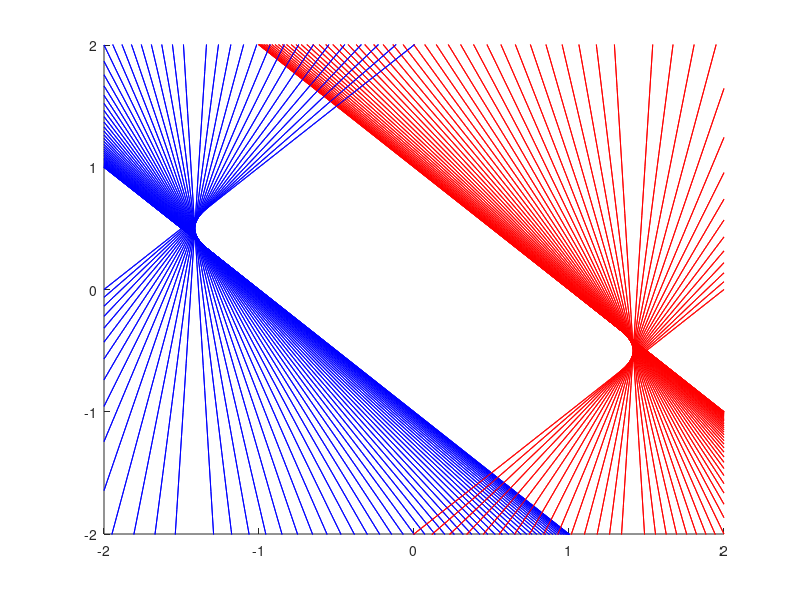
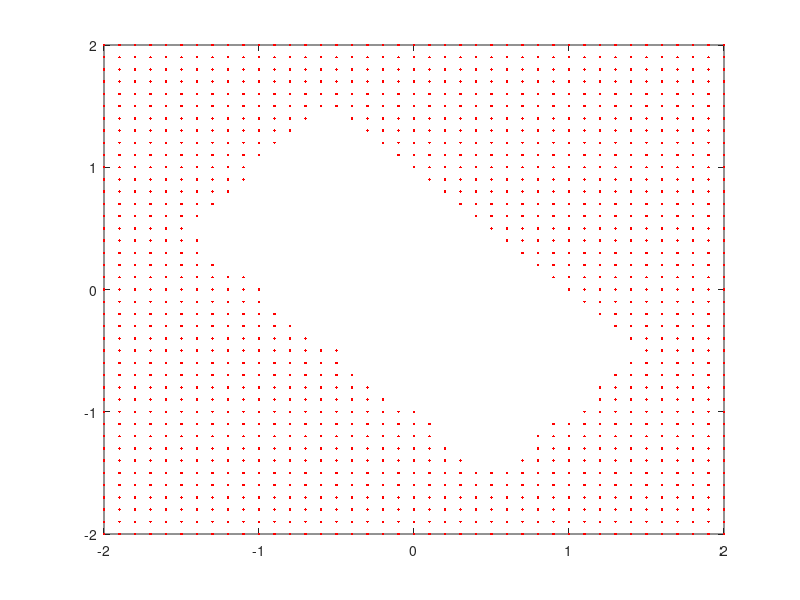

MATLAB code to generate these figures, in order:
clc;
clear;
close all;
more off;

% Angles
M = [];
t = -pi/3:pi/180:pi/3;
x1 = -2:0.01:2;

figure;
hold on;
for t = -pi/3:pi/180:pi/3;
  x2 = (1-cos(t)*x1)/cos(2*t);
  plot(x1, x2, 'r-');
  x2 = (-1-cos(t)*x1)/cos(2*t);
  plot(x1, x2, 'b-');
  axis([-2 2 -2 2]);
end  

figure;
M = [];
for t = -pi/3:pi/180:pi/3
  % disp(num2str(t/pi*180, '%d'));
  for x1 = -2:0.1:2
    for x2 = -2:0.1:2
      if abs(cos(t)*x1 + cos(2*t)*x2) >= 1
        M(end+1, :) = [x1 x2];
      end
    end
  end
end
plot(M(:,1), M(:,2), 'r.');
